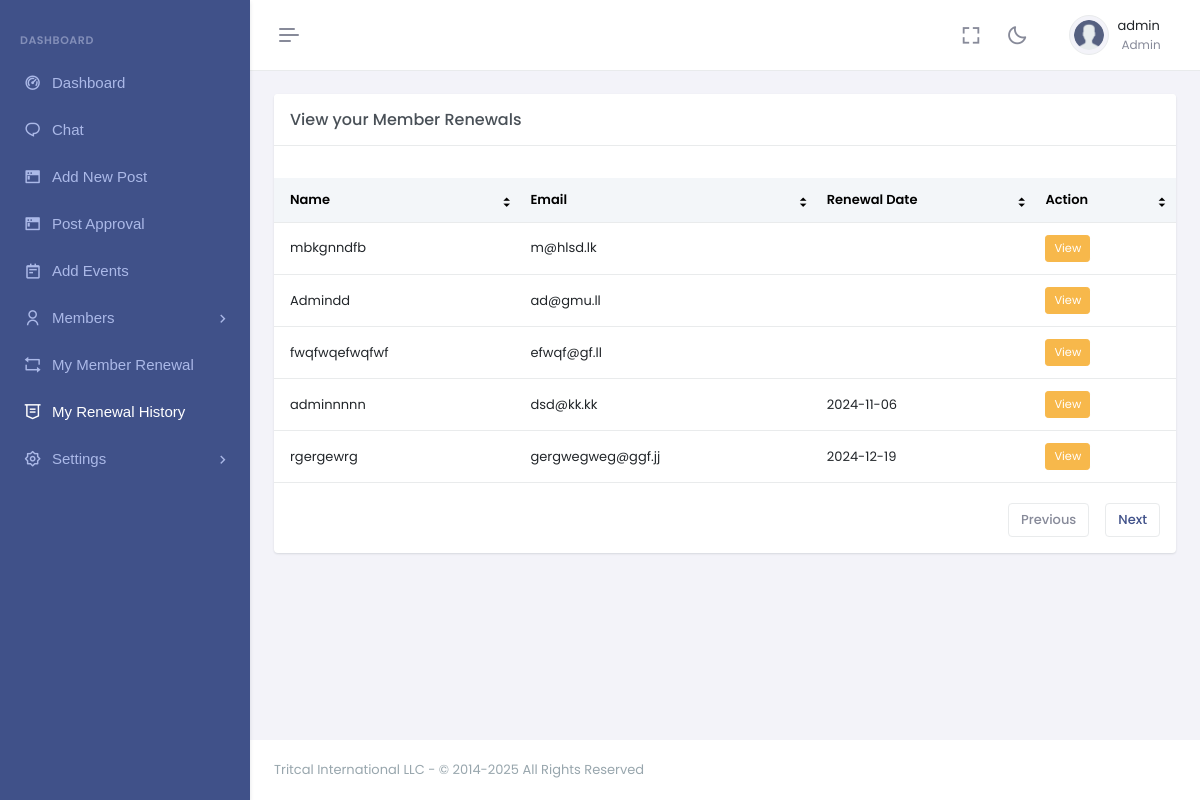
Screenshot of /admin_member_renewal_history.php (signed in) with the database file from the repository.
### tables this page shows
CREATE TABLE `member_renewal` (
  `id` int(11) NOT NULL,
  `full_name` varchar(255) NOT NULL,
  `email_address` varchar(255) DEFAULT NULL,
  `member_id` int(11) NOT NULL,
  `receipt` text DEFAULT NULL,
  `created_at` varchar(100) NOT NULL
);

### admin_member_renewal_history.php (the view, shortened to what this page needs)
<!doctype html>
<html lang="en" data-layout="vertical" data-topbar="light" data-sidebar="dark" data-sidebar-size="lg"
    data-sidebar-image="none" data-preloader="disable" data-theme="default" data-theme-colors="default">
<head>
    <link href="assets/libs/sweetalert2/sweetalert2.min.css" rel="stylesheet" type="text/css" />
    <link href="assets/css/bootstrap.min.css" rel="stylesheet" type="text/css" />
    <link href="assets/css/icons.min.css" rel="stylesheet" type="text/css" />
    <link href="assets/css/app.min.css" rel="stylesheet" type="text/css" />
    <link href="assets/css/custom.min.css" rel="stylesheet" type="text/css" />
</head>
<body>
    <div id="layout-wrapper">
        <?php include './inc/admin_header.php'; ?>
        <?php include './inc/admin_sidebar.php'; ?>
        <div class="main-content">
            <div class="page-content">
                <div class="container-fluid">
                    <div class="row">
                        <div class="col-lg-12">
                            <div class="card">
                                <div class="card-header">
                                    <h4 class="card-title mb-0">View your Member Renewals</h4>
                                </div>
                                <div class="card-body">
                                    <div class="table-responsive table-card mt-3 mb-1">
                                        <table class="table align-middle table-nowrap" id="customerTable">
                                            <thead class="table-light">
                                                <tr>
                                                    <th class="sort" data-sort="customer_name">Name</th>
                                                    <th class="sort" data-sort="email">Email</th>
                                                    <th class="sort" data-sort="email">Renewal Date</th>
                                                    <th class="sort" data-sort="action">Action</th>
                                                </tr>
                                            </thead>
                                            <tbody class="list form-check-all">
                                                <?php
                                                $mem_id = $_SESSION["member_id"];
                                                $sql = "SELECT * FROM member_renewal WHERE member_id=$mem_id";
                                                $result = $conn->query($sql);
                                                if ($result && $result->num_rows > 0) {
                                                    while ($row = $result->fetch_assoc()) {
                                                        ?>
                                                        <tr>
                                                            <td class="email"><?php echo htmlspecialchars($row['full_name']); ?></td>
                                                            <td class="batch"><?php echo htmlspecialchars($row['email_address']); ?></td>
                                                            <td class="batch"><?php echo htmlspecialchars($row['created_at']); ?></td>
                                                            <td>
                                                                <div class="d-flex gap-2">
                                                                    <div class="edit">
                                                          <li class="list-inline-item" data-bs-toggle="tooltip" data-bs-trigger="hover" data-bs-placement="top" title="View">
                                                                        <a href="backend/uploads/receipt/<?= $row['receipt']; ?>" style="color: white; width:100%;" class="mybtn_01 btn btn-warning btn-sm" target="_blank">View</a>
                                                                </li>
                                                                    </div>
                                                                </div>
                                                            </td>
                                                        </tr>
                                                        <?php
                                                    }
                                                } else {
                                                    echo "<tr><td colspan='5'>No data found.</td></tr>";
                                                }
                                                ?>
                                            </tbody>
                                        </table>
                                    </div>
                                    <div class="d-flex justify-content-end">
                                        <div class="pagination-wrap hstack gap-2">
                                            <a class="page-item pagination-prev disabled" href="javascript:void(0);">Previous</a>
                                            <a class="page-item pagination-next" href="javascript:void(0);">Next</a>
                                        </div>
                                    </div>
                                </div>
                            </div>
                        </div>
                    </div>
                </div>
            </div>
            <?php include './inc/dash_footer.php';?>
        </div>
</body>
</html>

### rows the page displays
member_renewal: full_name "mbkgnndfb", email_address "m@hlsd.lk"
member_renewal: full_name "Admindd", email_address "ad@gmu.ll"
member_renewal: full_name "fwqfwqefwqfwf", email_address "efwqf@gf.ll"
member_renewal: full_name "adminnnnn", email_address "dsd@kk.kk", created_at "2024-11-06"
member_renewal: full_name "rgergewrg", email_address "gergwegweg@ggf.jj", created_at "2024-12-19"

### other values shown
$_SESSION['member_username'] "admin"
